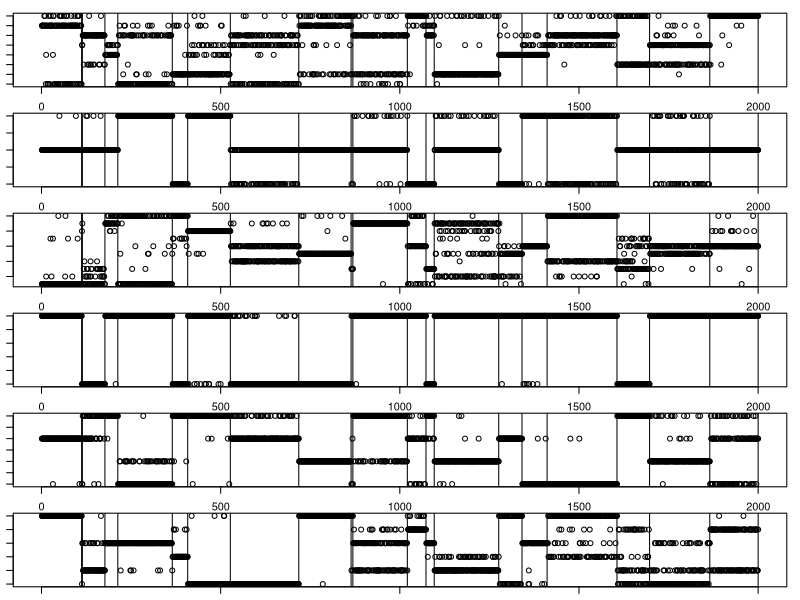

The R script that drew this image:
rm(list=ls(all=TRUE))
library('MCMCpack')
set.seed(4)

nobs=2000
nseg=20
tmp=runif(nseg)
prob=tmp/sum(tmp); prob
partition=rmultinom(1,size=nobs,prob=prob)
seg.index=rep(1:nseg,times=partition)
nloc=100

#generate probabilities for each type of data
ncat.data=c(8,3,10,2,4,6) #number of bins for each data type
ndata.type=length(ncat.data)
probs=list()
for (i in 1:ndata.type){
  probs[[i]]=rdirichlet(nseg,alpha=rep(0.1,ncat.data[i]))
}

#generate observations
obs=matrix(NA,nobs,ndata.type)
for (i in 1:nobs){
  for (j in 1:ndata.type){
    tmp=rmultinom(1,size=1,prob=probs[[j]][seg.index[i],])
    obs[i,j]=which(tmp==1)
  }
}

#name these variables
nome=paste0('y',1:ndata.type)
colnames(obs)=nome

#plot these data
par(mfrow=c(ndata.type,1),mar=rep(1,4))
for (i in 1:ndata.type){
  plot(obs[,i])
  abline(v=cumsum(partition))
}

#add time
# time1=1:nobs
# obs1=cbind(obs,time1)

#export results
write.csv(obs,'fake data.csv',row.names=F)
